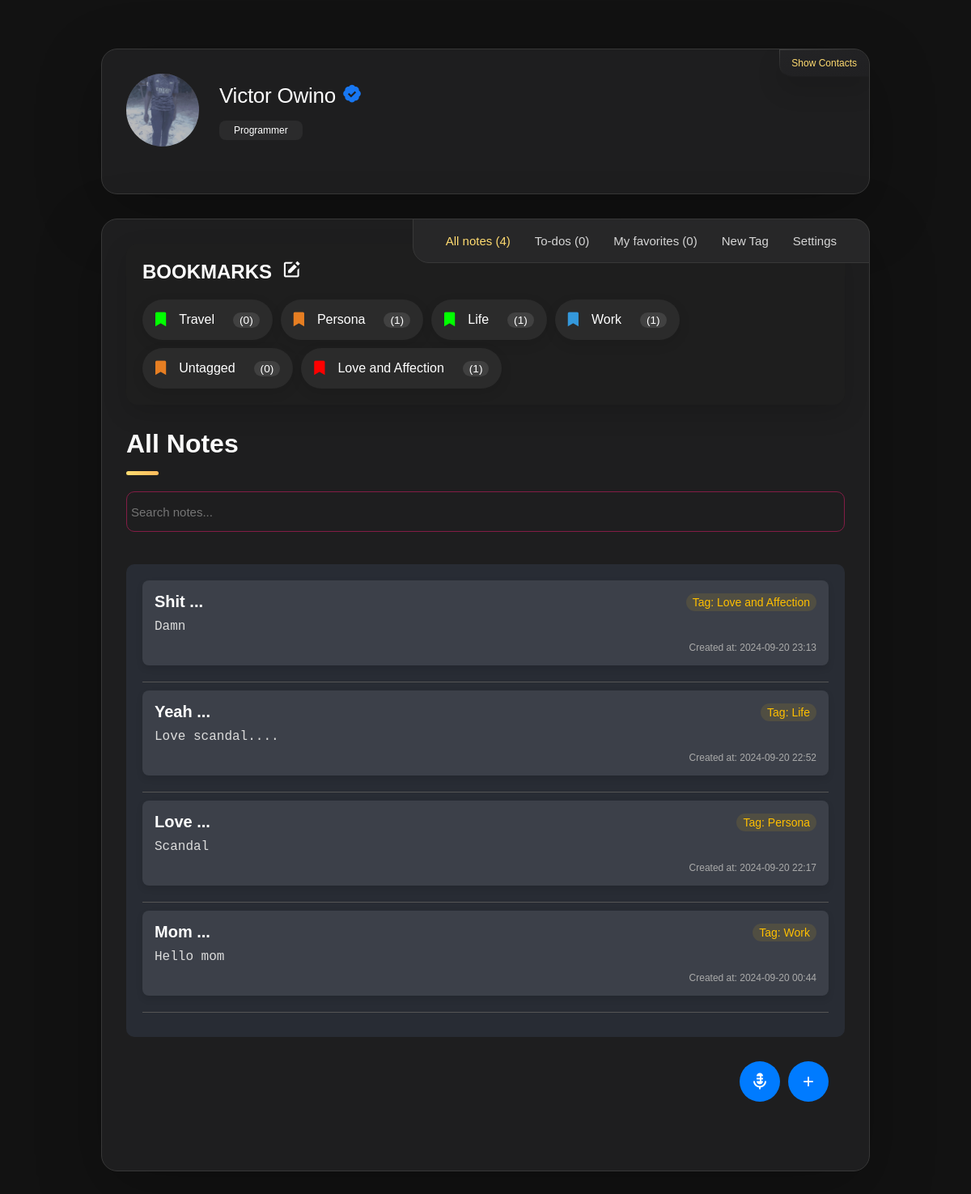
The app's page /user_home (signed in) with its own data.
### website/models.py (models this page shows, shortened)
class User(db.Model, UserMixin):
    id = db.Column(db.Integer, primary_key=True)
    email = db.Column(db.String(150), unique=True)
    password = db.Column(db.String(255))
    first_name = db.Column(db.String(225))
    second_name = db.Column(db.String(225))
    full_name = db.Column(db.String(255))
    profile_picture = db.Column(db.String(255), nullable=True)
    cover_picture = db.Column(db.String(255), nullable=True)
    user_name = db.Column(db.String(255))
    phone_number = db.Column(db.String(20))
    country_code = db.Column(db.String(10), default="+254")
    bio = db.Column(db.String(255))
    time_zone = db.Column(db.String(255))
    date_birth = db.Column(db.String(255))
    gender = db.Column(db.String(255))
    generated_color = db.Column(db.String(7))
    is_2fa_enabled = db.Column(db.Boolean, default=False)
    otp_secret = db.Column(db.String(32), nullable=True)
    temp_otp = db.Column(db.String(32), nullable=True)
    otp_method = db.Column(db.String(10), default='app')
    is_active = db.Column(db.Boolean, default=True)
    is_admin = db.Column(db.Boolean, default=False)
    email_verified = db.Column(db.Boolean, default=False)
    note_tags = db.relationship(
        "NoteTag", back_populates="user", cascade="all, delete-orphan"
    )
    notes = db.relationship("Note", back_populates="user", cascade="all, delete-orphan")
    password_reset_tokens = db.relationship(
        "PasswordResetToken", back_populates="user", cascade="all, delete-orphan"
    )
    notifications = db.relationship(
        "Notification", back_populates="user", cascade="all, delete-orphan"
    )
    todos = db.relationship("ToDo", back_populates="user", cascade="all, delete-orphan")
    email_preferences = db.relationship(
        "EmailPreferences",
        uselist=False,
        back_populates="user",
        cascade="all, delete-orphan",
    )
    push_preferences = db.relationship(
        "PushPreferences",
        uselist=False,
        back_populates="user",
        cascade="all, delete-orphan",
    )
    email_verification_tokens = db.relationship(
        "EmailVerificationToken", back_populates="user", cascade="all, delete-orphan"
    )

class NoteTag(db.Model):
    id = db.Column(db.Integer, primary_key=True)
    name = db.Column(db.String(100), nullable=False)
    color = db.Column(db.String(7), nullable=False, default="#000000")
    user_id = db.Column(db.Integer, db.ForeignKey("user.id"), nullable=False)
    created_at = db.Column(db.DateTime, default=datetime.utcnow)
    user = db.relationship("User", back_populates="note_tags")
    notes = db.relationship("Note", back_populates="tag", cascade="all, delete-orphan")

class Note(db.Model):
    id = db.Column(db.Integer, primary_key=True)
    title = db.Column(db.String(255), nullable=False)
    content = db.Column(db.Text, nullable=False)
    tag_id = db.Column(db.Integer, db.ForeignKey("note_tag.id"), nullable=False)
    user_id = db.Column(db.Integer, db.ForeignKey("user.id"), nullable=False)
    created_at = db.Column(db.DateTime, default=datetime.utcnow)
    updated_at = db.Column(db.DateTime, onupdate=datetime.utcnow)
    is_favorite = db.Column(db.Boolean, default=False)
    user = db.relationship("User", back_populates="notes")
    tag = db.relationship("NoteTag", back_populates="notes")

### website/views.py (the view)
@views.route("/user_home")
@login_required
def user_home():
    tags = NoteTag.query.filter_by(user_id=current_user.id).all()
    tags_with_counts = [
        {
            "id": tag.id,
            "name": tag.name,
            "color": tag.color,
            "note_count": Note.query.filter_by(
                tag_id=tag.id, user_id=current_user.id
            ).count(),
        }
        for tag in tags
    ]
    notes = Note.query.filter_by(user_id=current_user.id).order_by(
        Note.created_at.desc(),
        Note.updated_at.desc()
    ).all()
    return render_template("user_home.html", tags=tags_with_counts, notes=notes)

### website/templates/user_home.html (shortened to what this page needs)
<!DOCTYPE html>
<html lang="en">
  <head>
    <link
      rel="stylesheet"
      href="https://cdnjs.cloudflare.com/ajax/libs/font-awesome/5.15.4/css/all.min.css"
    />
    <link
      rel="stylesheet"
      href="{{ url_for('static', filename='css/user_home.css') }}"
    />
    <link
      href="https://unpkg.com/boxicons@2.1.4/css/boxicons.min.css"
      rel="stylesheet"
    />
  </head>
  <body>
    <main>
      <aside class="sidebar" data-sidebar>
        <div class="sidebar-info">
          <figure class="avatar-box">
            {% if current_user.profile_picture %}
            <img
              src="/static/profile_pics/{{ current_user.profile_picture }}"
              alt="Profile Picture"
              class="profile-image"
            />
            {% else %}
            <i
              class="fas fa-5x"
              style="--background-: {{ current_user.generated_color }}"
              >{{ current_user.first_name[0] }}</i
            >
            {% endif %}
          </figure>
          <div class="info-content">
            <h1 class="name" title="{{ current_user.full_name }}">
              {{ current_user.full_name }} {% if current_user.email_verified %}
              <i class="bx bxs-badge-check" style="color: #1877f2"></i>
              {% endif %}
            </h1>
            <p class="title" title="{{ current_user.bio }}">
              {% if current_user.bio %} {{ current_user.bio }} {% endif %}
            </p>
          </div>
          <button class="info_more-btn" data-sidebar-btn>
            <span>Show Contacts</span>
          </button>
        </div>
      </aside>
      <div class="main-content">
        <nav class="navbar">
          <ul class="navbar-list">
            <li class="navbar-item">
              <a href="/user_home" class="navbar-link active">
                <p>
                  All notes
                  <span
                    style="--background-: {{ current_user.generated_color }}"
                  >
                    ({{ current_user.notes|length }})
                  </span>
                </p>
              </a>
            </li>
            <li class="navbar-item">
              <a
                href="{{ url_for('views.show_todo_page') }}"
                class="navbar-link"
              >
                <p style="--background-: {{ current_user.generated_color }}">
                  To-dos
                  <span> (<span id="todoCount">0</span>)</span>
                </p>
              </a>
            </li>
            <li class="navbar-item">
              <a href="/favorites" class="navbar-link" id="favoriteLink">
                <p style="--background-: {{ current_user.generated_color }}">
                  My favorites
                  <span> (<span id="favoriteCount">0</span>) </span>
                </p>
              </a>
            </li>
            <li class="navbar-item">
              {% if current_user.email_verified %}
              <a
                href="#"
                class="navbar-link new-tag"
                style="--background-: {{ current_user.generated_color }}"
                ><p>New Tag</p></a
              >
              {% endif %}
            </li>
            <li class="navbar-item">
              <a
                href="{{url_for('views.settings')}}"
                class="navbar-link"
                style="--background-: {{ current_user.generated_color }}"
              >
                <p>Settings</p>
              </a>
            </li>
          </ul>
        </nav>
        <article class="about active" id="about">
          <section class="testimonials">
            <div class="tags">
              <p class="section-title">
                BOOKMARKS
                {% if current_user.email_verified %}
                <a href="" class="edit-notes" title="edit tags"><i class="bx bxs-edit"></i></a>
                {% endif %}
              </p>
              <div class="tags-wrapper">
                {% for tag in tags %}
                <a href="{{ url_for('views.tag_notes', tag_id=tag.id) }}" class="tag" data-tag-id="{{ tag.id }}">
                  <i class="fas fa-bookmark" style="--bookmark-: {{ tag.color }}"></i>
                  <span class="tag-name">{{ tag.name }}</span>
                  <span class="note-count">({{ tag.note_count }})</span>
                </a>
                {% endfor %}
              </div>
            </div>
          </section>
          <header>
            <h2 class="h2 article-title">All Notes</h2>
          </header>
          <section class="about-text">
            <div class="search">
              <input
                style="--background-: {{ current_user.generated_color }}"
                type="text"
                id="searchInput"
                placeholder="Search notes..."
                class="input-search"
                autocomplete="off"
              />
            </div>
          </section>
          <section class="service">
            <div class="notes-list">
              <ul id="notesList" data-color="{{current_user.generated_color}}">
                {% if notes %} {% for note in notes %}
                <li
                  data-note-id="{{ note.id }}"
                  data-tag-color="{{ note.tag.color }}"
                  class="note-item"
                  style="--background-: {{ current_user.generated_color }}"
                >
                  <div class="note-header">
                    <h3>{{ note.title.split('\n')[0][:13] }} ...</h3>
                    <span class="note-tag"
                      >Tag: {{ note.tag.name.split('\n')[0][:20] }}</span
                    >
                  </div>
                  <pre class="note-content">
{{ note.content | striptags  | truncate(20, True, '...')}}</pre
                  >
                  <p class="note-time">
                    {% if note.updated_at %} Updated at: {{
                    note.updated_at.strftime('%Y-%m-%d %H:%M') }} {% else %}
                    Created at: {{ note.created_at.strftime('%Y-%m-%d %H:%M') }}
                    {% endif %}
                  </p>
                </li>
                <hr />
                {% endfor %} {% else %}
                <p class="no-notes">No Available Notes</p>
                {% endif %}
              </ul>
              <div class="add-note-toggle">
                <a
                  href="{{url_for('views.show_add_note2')}}"
                  style="--background-: {{ current_user.generated_color }}"
                  class="toggle-add"
                  >+</a
                >
              </div>
              <div class="speech-text">
                <a
                  href="{{url_for('views.speech_text')}}"
                  style="--background-: {{ current_user.generated_color }}"
                  class="speech-text-toggle-add"
                  ><i class="bx bxs-microphone-alt" title="Speech-Text"></i
                ></a>
              </div>
            </div>
          </section>
        </article>
      </div>
    </main>
  </body>
</html>

### records on screen
User: profile_picture (picture), full_name "Victor Owino", bio "Programmer"
NoteTag: name "Travel", note_count "0"
NoteTag: name "Persona", note_count "1"
NoteTag: name "Life", note_count "1"
NoteTag: name "Work", note_count "1"
NoteTag: name "Untagged", note_count "0"
NoteTag: name "Love and Affection", note_count "1"
Note: title "Shit", tag.name "Love and Affection", content "Damn", created_at "2024-09-20 23:13"
Note: title "Yeah", tag.name "Life", content "Love scandal....", created_at "2024-09-20 22:52"
Note: title "Love", tag.name "Persona", content "Scandal", created_at "2024-09-20 22:17"
Note: title "Mom", tag.name "Work", content "Hello mom", created_at "2024-09-20 00:44"

### other values on screen
{{ current_user.notes|length }} "4"
